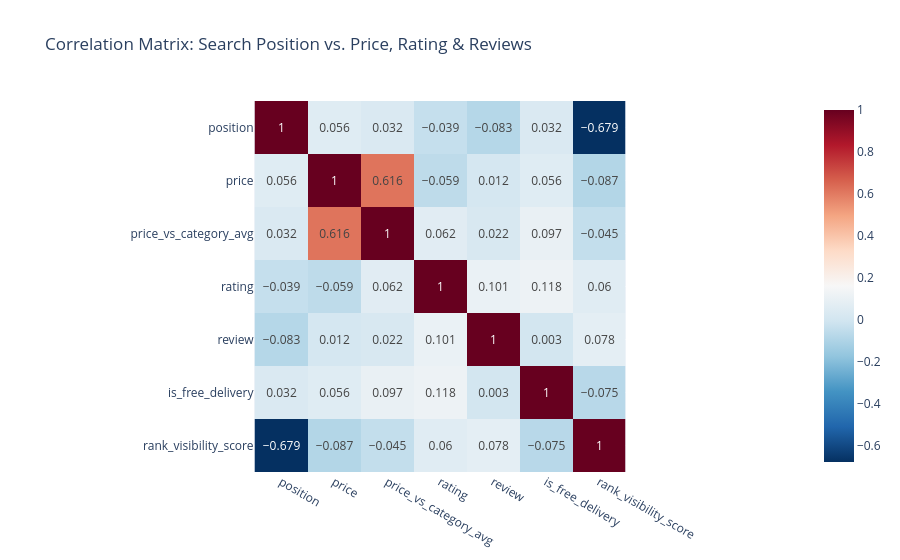

Notebook cell for this chart:
### Code cell
#Patterns in Search Ranking vs. Price & Rating

ranked_df = df[df["position"].notna()].copy()

# 1. Correlation matrix between Search Position, Price, Rating, Reviews, and Free Delivery
corr_cols = ["position", "price", "price_vs_category_avg", "rating", "review", "is_free_delivery", "rank_visibility_score"]
corr_matrix = ranked_df[corr_cols].corr().round(3)

fig_corr = px.imshow(
    corr_matrix,
    text_auto=True,
    color_continuous_scale="RdBu_r",
    title="Correlation Matrix: Search Position vs. Price, Rating & Reviews"
)
fig_corr.show()

# 2. Group search positions into Rank Buckets (Top 5, Top 6-15, Top 16-30, 31+)
ranked_df["rank_bucket"] = pd.cut(
    ranked_df["position"],
    bins=[0, 5, 15, 30, 100],
    labels=["Top 5 (Page Top)", "6–15 (Upper Fold)", "16–30 (Mid Page)", "31+ (Lower Page)"]
)

rank_patterns = (
    ranked_df.groupby("rank_bucket", observed=False, as_index=False)
    .agg(
        count=("title", "count"),
        median_price=("price", "median"),
        avg_relative_price=("price_vs_category_avg", "mean"),
        avg_rating=("rating", "mean"),
        median_reviews=("review", "median"),
        free_delivery_pct=("is_free_delivery", lambda x: round(x.mean() * 100, 1))
    )
)

display(rank_patterns)

### Figure 1 — Plotly figure (JSON) as saved in the notebook; plotly's stock layout.template omitted (floating-point values rounded to 4 significant figures)
{"data": [{"coloraxis": "coloraxis", "hovertemplate": "x: %{x}<br>y: %{y}<br>color: %{z}<extra></extra>", "name": "0", "texttemplate": "%{z}", "type": "heatmap", "x": ["position", "price", "price_vs_category_avg", "rating", "review", "is_free_delivery", "rank_visibility_score"], "xaxis": "x", "y": ["position", "price", "price_vs_category_avg", "rating", "review", "is_free_delivery", "rank_visibility_score"], "yaxis": "y", "z": [[1.0, 0.056, 0.032, -0.039, -0.083, 0.032, -0.679], [0.056, 1.0, 0.616, -0.059, 0.012, 0.056, -0.087], [0.032, 0.616, 1.0, 0.062, 0.022, 0.097, -0.045], [-0.039, -0.059, 0.062, 1.0, 0.101, 0.118, 0.06], [-0.083, 0.012, 0.022, 0.101, 1.0, 0.003, 0.078], [0.032, 0.056, 0.097, 0.118, 0.003, 1.0, -0.075], [-0.679, -0.087, -0.045, 0.06, 0.078, -0.075, 1.0]]}], "layout": {"coloraxis": {"autocolorscale": false, "colorscale": [[0, "rgb(5,48,97)"], [0.1, "rgb(33,102,172)"], [0.2, "rgb(67,147,195)"], [0.3, "rgb(146,197,222)"], [0.4, "rgb(209,229,240)"], [0.5, "rgb(247,247,247)"], [0.6, "rgb(253,219,199)"], [0.7, "rgb(244,165,130)"], [0.8, "rgb(214,96,77)"], [0.9, "rgb(178,24,43)"], [1, "rgb(103,0,31)"]]}, "title": {"text": "Correlation Matrix: Search Position vs. Price, Rating & Reviews"}, "xaxis": {"anchor": "y", "constrain": "domain", "domain": [0, 1], "scaleanchor": "y"}, "yaxis": {"anchor": "x", "autorange": "reversed", "constrain": "domain", "domain": [0, 1]}}}
